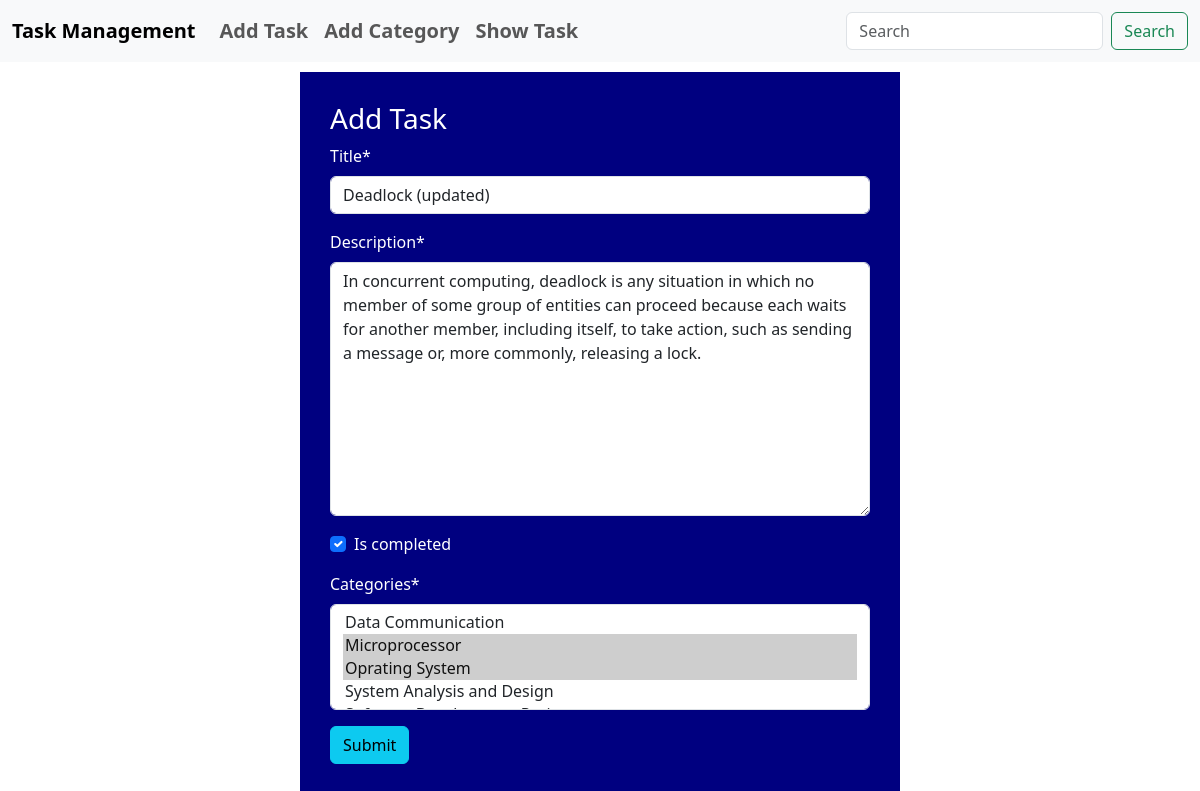
Page /task/edit_task/8 on the committed database.
### task/models.py (models this page shows, shortened)
class Task(models.Model):
    title = models.CharField(max_length=50)
    description = models.TextField()
    is_completed = models.BooleanField(default=False)
    assigned_date = models.DateField(auto_now_add=True)
    categories = models.ManyToManyField(Category)

### task/views.py (the view)
# urls.py: path("edit_task/<int:id>", views.edit_task, name="edit_task"),
def edit_task(request, id):
    task = models.Task.objects.get(pk=id)
    task_form = forms.TaskForm(instance=task)
    if request.method == "POST":
        task_form = forms.TaskForm(request.POST, instance=task)
        if task_form.is_valid():
            task_form.save()
            return redirect("show_task")
    return render(request, "add_task.html", {"form": task_form})

### task/forms.py
class TaskForm(forms.ModelForm):
    class Meta:
        model = Task
        fields = "__all__"

### category/models.py (called while the page is built)
    def __str__(self):
        return self.name

### task/templates/add_task.html
{% extends 'base.html' %} {% load crispy_forms_tags %}{% block content%}
<form
  action=""
  style="
    width: 50%;
    margin: auto;
    padding: 30px;
    margin-top: 10px;
    background-color: navy;
    color: white;
  "
  method="post"
>
  <h3>Add Task</h3>
  {% csrf_token %} {{form | crispy }}
  <button class="btn btn-info">Submit</button>
</form>
{% endblock %}

### rows in the picture
Task: title "Deadlock (updated)", description "In concurrent computing, deadlock is any situation in which no member of some group of entities can proceed because each waits for another member, including itself, to take action, such as sending a message or, more commonly, releasing a lock.", is_completed "☑"
